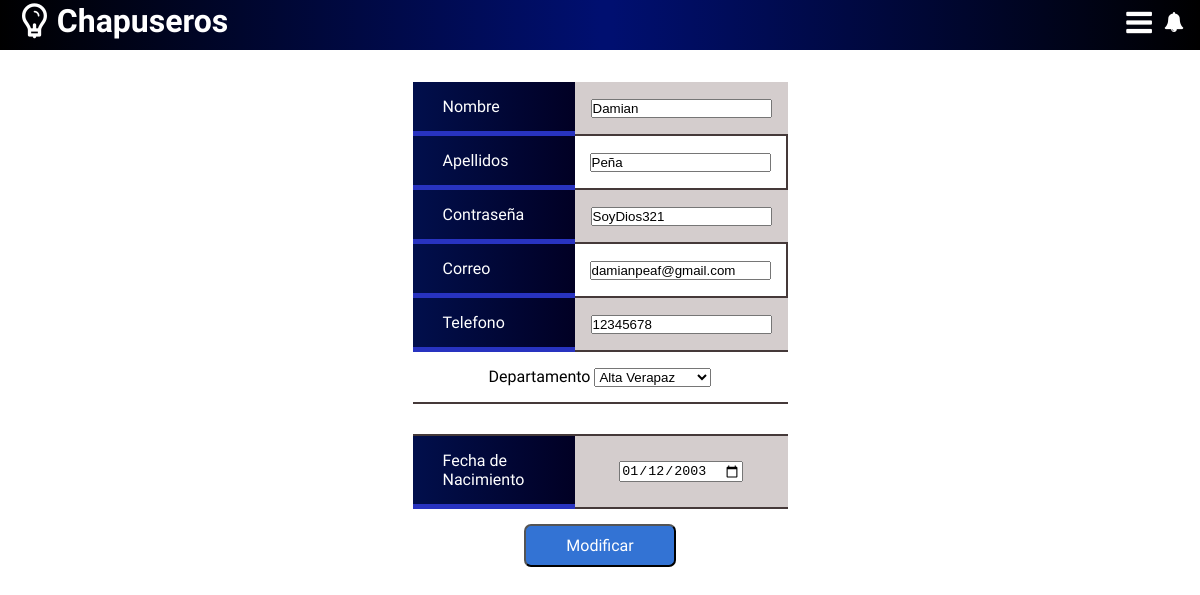
The app's page /modificar.php?nombreUsuario=Dios (signed in) with its own data.
### tables this page shows
create table usuariosCliente (

	nombres varchar(50),
    apellidos varchar(50),
    nombreUsuario varchar(10),
    contra varchar(16),
    correo varchar(75), 
    dpi varchar(13)primary key,
    telefono varchar(8),
    departamento varchar(100),
    municipio varchar(100),
    fechaNac date

);

### modificar.php (the view, shortened to what this page needs)
<?php
	include 'conexion.php';
	$id = $_GET['nombreUsuario'];
	$sql1 = mysql_query("SELECT * FROM usuariosCliente WHERE nombreUsuario = '$id'", $cn);
	$row = mysql_fetch_array($sql1);
?>
<html lang="es">
	<head>
		<link rel="stylesheet" href="css/estilo3.css">
	</head>
	<body>
		<header>
			<?php include 'Encabezado2.php'; ?>
		</header>
		<h3>MODIFICAR REGISTROS</h3>
			<form method="POST" action="update.php" autocomplete="off">
				<table>
					<tr>
						<td class="tit1">Nombre</td>
						<td class="text1">
							<input type="text" name="nombre" placeholder="Nombre" value="<?php echo $row['nombres']; ?>" required>
						</td>
					</tr>
					<tr>
						<td class="tit1">Apellidos</td>
						<td class="text2">
							<input type="text" name="apellidos" placeholder="apellidos" value="<?php echo $row[1]; ?>" required>
						</td>
					</tr>
					<tr>
						<td class="tit1">Contraseña</td>
						<td class="text1">
							<input type="text" name="password" placeholder="password" value="<?php echo $row[3]; ?>" required>
						</td>
					</tr>
					<tr>
						<td class="tit1">Correo</td>
						<td class="text2">
							<input type="text" name="correo" placeholder="correo" value="<?php echo $row[4]; ?>" required>
						</td>
					</tr>
					<tr>
						<td class="tit1">Telefono</td>
						<td class="text1">
							<input type="text" name="telefono" placeholder="telefono" value="<?php echo $row[6]; ?>" required>
						</td>
					</tr>
					<tr>
						<td class="text3" colspan="2">Departamento
							<select name="lista1" id="lista1">
								<option value="1">Alta Verapaz</option>
							</select>
						</td>
					</tr>
					<tr>
						<td colspan="2" class="text3">
						</td>
					</tr>
					<tr>
						<td class="tit1">Fecha de Nacimiento</td>
						<td class="text1" >
							<input type="date" name="fecha" required value="<?php echo $row[9]; ?>">
						</td>
					</tr>
					<tr>
						<td colspan="2" class="mod">
							<input type="submit" value="Modificar" class="btnE">
						</td>
					</tr>
				</table>
			</form>
	</body>
</html>

### css/estilo3.css (style rules this page uses)
* { margin: 0; padding: 0; box-sizing: border-box; }
body { font-family: 'Fjalla One', sans-serif; background-attachment:fixed; }
table { padding: 0; border-spacing: 0; margin: auto; }
form { padding-top: 60px; width: 95%; max-width: 375px; margin: auto; }
.tit1 { padding-left: 30px; padding-right: 30px; padding-top: 15px; padding-bottom: 15px; text-align: left; background: linear-gradient(-90deg, #010024, #010F4C); border-bottom: 5px solid #2833C0; color: white; }
.text1 { text-align: center; background: #D4CDCD; border-bottom: 2px solid #453939; padding-left: 15px; padding-right: 15px; }
.text2 { text-align: center; background: $fff; border-bottom: 2px solid #453939; padding-left: 15px; padding-right: 15px; border-right: 2px solid #453939; }
.mod { padding-top: 15px; text-align: center; }
.text3 { text-align: center; background: $fff; border-bottom: 2px solid #453939; padding-left: 15px; padding-right: 15px; padding-top: 15px; padding-bottom: 15px; }
.btnE { background: #3373D4; color: white; margin: auto; padding: 10px 40px; border-radius: 7px; font-family: 'Fjalla One', sans-serif; font-size: 16px; }

### css/estilo1.css (style rules this page uses)
* { margin: 0; padding: 0; box-sizing: border-box; }
body { font-family: 'Fjalla One', sans-serif; background-attachment:fixed; }
header { width: 100%; height: 50px; background: rgba(0,0,0,1); background: -moz-linear-gradient(left, rgba(0,0,0,1) 0%, rgba(0,15,112,1) 50%, rgba(0,15,112,1) 51%, rgba(0,0,0,1) 100%); background: -webkit-gradient(left top, right top, color-stop(0%, rgba(0,0,0,1)), color-stop(50%, rgba(0,15,112,1)), color-stop(51%, rgba(0,15,112,1)), color-stop(100%, rgba(0,0,0,1))); background: -webkit-linear-gradient(left, rgba(0,0,0,1) 0%, rgba(0,15,112,1) 50%, rgba(0,15,112,1) 51%, rgba(0,0,0,1) 100%); background: -o-linear-gradient(left, rgba(0,0,0,1) 0%, rgba(0,15,112,1) 50%, rgba(0,15,112,1) 51%, rgba(0,0,0,1) 100%); background: -ms-linear-gradient(left, rgba(0,0,0,1) 0%, rgba(0,15,112,1) 50%, rgba(0,15,112,1) 51%, rgba(0,0,0,1) 100%); background: linear-gradient(to right, rgba(0,0,0,1) 0%, rgba(0,15,112,1) 50%, rgba(0,15,112,1) 51%, rgba(0,0,0,1) 100%); filter: progid:DXImageTransform.Microsoft.gradient( startColorstr='#000000', endColorstr='#000000', GradientType=1 ); color: white; padding-top: 2px; position: fixed; top: 0; left: 0; z-index: 100; }

### records on screen
usuarioscliente: nombre "Damian", apellidos "Peña", password "SoyDios321", correo "damianpeaf@gmail.com", telefono "12345678", fecha "01/12/2003"
